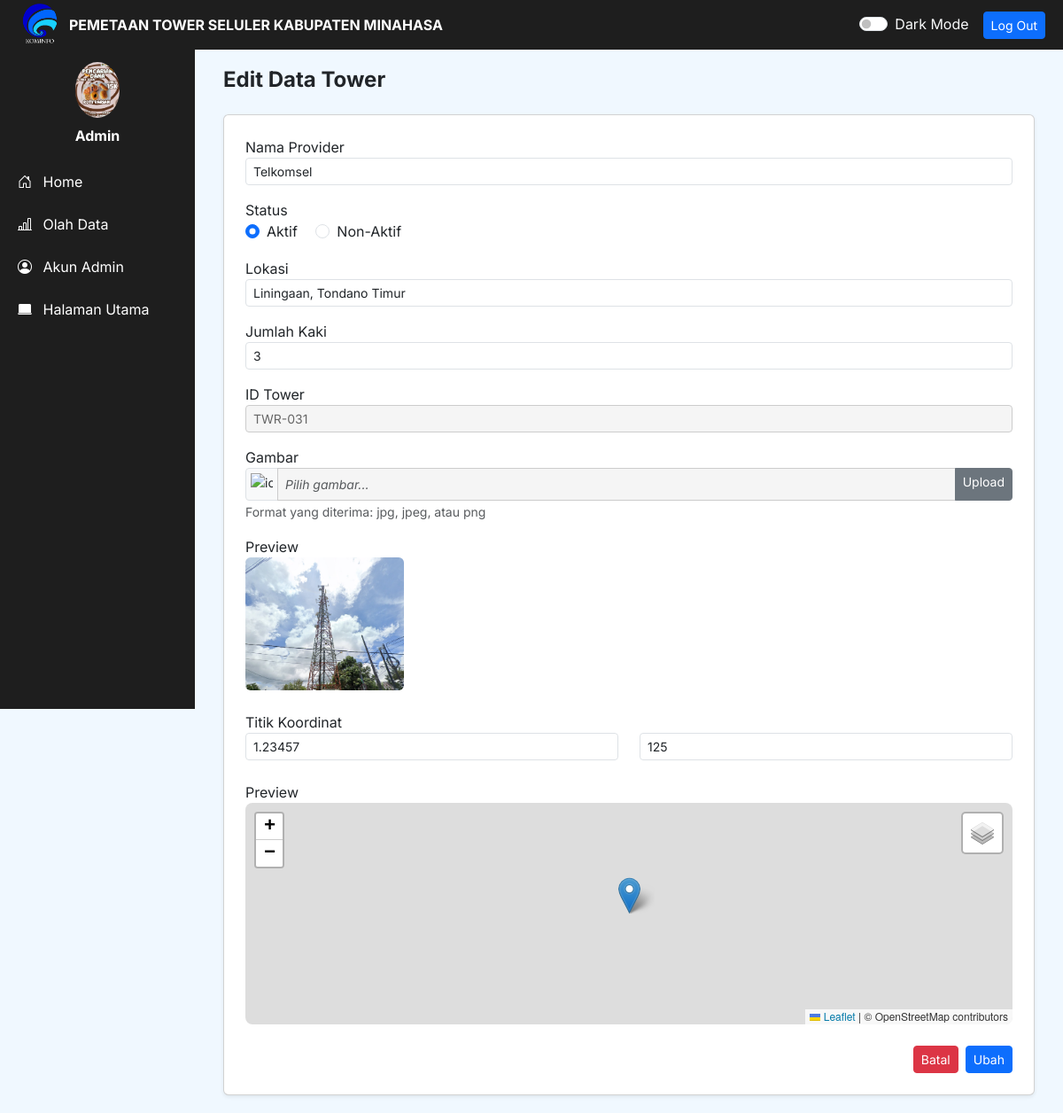
Screenshot of /admin/dashboard_admin.php?page=edit_tower&kode=31 (signed in) with the database file from the repository.
### tables this page shows
CREATE TABLE `akun` (
  `id` int(11) NOT NULL,
  `username` varchar(20) NOT NULL,
  `password` varchar(255) NOT NULL,
  `role` varchar(50) DEFAULT 'admin',
  `profile_image` varchar(255) DEFAULT NULL
);

CREATE TABLE `tower` (
  `id_tower` int(11) NOT NULL,
  `gambar` varchar(255) NOT NULL,
  `status` varchar(20) NOT NULL,
  `provider` varchar(50) NOT NULL,
  `lokasi` varchar(150) NOT NULL,
  `jml_kaki` int(1) NOT NULL,
  `lintang` float NOT NULL,
  `bujur` float(20,0) NOT NULL
);

### admin/pages/edit_tower.php (the view, shortened to what this page needs)
<?php
include "../koneksi.php";
    if(isset($_GET['kode'])){
        $sql_cek = "SELECT * FROM tower WHERE id_tower ='".$_GET['kode']."'";
        $query_cek = mysqli_query($conn, $sql_cek);
        $data_cek = mysqli_fetch_array($query_cek,MYSQLI_BOTH);
    }
?>
<main>
    <div class="container-fluid">
    <h4 class="mb-4 font-weight-bold">Edit Data Tower</h4>
        <div class="card p-4 shadow-sm">
            <form action="" method="post" enctype="multipart/form-data">
                <div class="mb-3">
                    <label>Nama Provider</label>
                    <input type="text" class="form-control form-control-sm" name="provider" value="<?php echo $data_cek['provider']; ?>">
                </div>
                <div class="mb-3">
                    <label>Status</label><br>
                    <div class="form-check form-check-inline">
                        <input class="form-check-input" type="radio" name="status" value="Aktif" <?php if ($data_cek['status'] == 'Aktif') echo 'checked'; ?>>
                        <label class="form-check-label">Aktif</label>
                    </div>
                    <div class="form-check form-check-inline">
                        <input class="form-check-input" type="radio" name="status" value="Non-Aktif" <?php if ($data_cek['status'] == 'Non-Aktif') echo 'checked'; ?>>
                        <label class="form-check-label">Non-Aktif</label>
                    </div>
                </div>
                <div class="mb-3">
                    <label>Lokasi</label>
                    <input type="text" class="form-control form-control-sm" name="lokasi" value="<?php echo $data_cek['lokasi']; ?>">
                </div>
                <div class="mb-3">
                    <label>Jumlah Kaki</label>
                    <select class="form-control form-control-sm" name="jml_kaki">
                        <option value="3" <?php if ($data_cek['jml_kaki'] === '3') echo 'selected'; ?>>3</option>
                    </select>
                </div>
                <div class="mb-3">
                    <label>ID Tower</label>
                    <input type="text" class="form-control form-control-sm" name="id_tower" value="<?php echo "TWR-0" . $data_cek['id_tower']; ?>" readonly>
                </div>
				<div class="mb-3">
        <label for="file">Gambar</label>
        <div class="input-group input-group-sm">
            <span class="input-group-text p-0">
                <img src="https://img.icons8.com/ios-filled/50/image.png" alt="icon" width="35" height="35" style="padding: 5px;">
            </span>
            <input type="text" class="form-control" id="filename" placeholder="Pilih gambar..." readonly>
            <label class="btn btn-secondary input-group-text mb-0">
                Upload
            </label>
        </div>
        <small class="text-muted">Format yang diterima: jpg, jpeg, atau png</small>
    </div>
		<div class="mt-3">
			<label for="preview-image">Preview</label>
			<div style="width: 200px; height: auto;">
            <img id="preview-image" src="<?php echo !empty($data_cek['gambar']) ? '../uploads/' . $data_cek['gambar'] : '#'; ?>" alt="Preview" class="img-fluid rounded" style="<?php echo !empty($data_cek['gambar']) ? '' : 'display:none;'; ?> max-height: 150px;">
			</div>
		</div>
		<div class="mt-4">
			<label>Titik Koordinat</label>
			<div class="row">
				<div class="col-md-6 mb-2">
					<input type="text" class="form-control form-control-sm" id="lintang" placeholder="Lintang" name="lintang" value="<?php echo htmlspecialchars($data_cek['lintang']); ?>">
				</div>
				<div class="col-md-6 mb-2">
					<input type="text" class="form-control form-control-sm" id="bujur" placeholder="Bujur" name="bujur" value="<?php echo htmlspecialchars($data_cek['bujur']); ?>">
				</div>
			</div>
		</div>
		<div class="mt-3">
			<label for="map">Preview</label>
			<div id="map" style="height: 250px; border-radius: 8px;"></div>
		</div>
        <br>
                <div class="d-flex gap-2 flex-row-reverse">
                    <input type="submit" name="Ubah" value="Ubah" class="btn btn-primary btn-sm">
                    <a href="?page=olahdata" class="btn btn-danger btn-sm">Batal</a>
                </div>
            </form>
        </div>
    </div>
</main>
<link rel="stylesheet" href="https://unpkg.com/leaflet/dist/leaflet.css" />
<link rel="stylesheet" href="https://unpkg.com/leaflet/dist/leaflet.css" />

### admin/dashboard_admin.php (shortened to what this page needs)
<?php
$page = $_GET['page'] ?? 'home';
?>
<!DOCTYPE html>
<html lang="en">
<head>
  <link href="https://cdn.jsdelivr.net/npm/bootstrap@5.3.3/dist/css/bootstrap.min.css" rel="stylesheet">
  <link href="https://cdn.jsdelivr.net/npm/bootstrap-icons@1.11.3/font/bootstrap-icons.css" rel="stylesheet">
  <link rel="stylesheet" href="admin-dark-mode.css" />
  <link rel="stylesheet" href="dashboard_admin.css" />
</head>
<body>
  <div class="topbar">
    <div class="d-flex align-items-center gap-2">
      <img src="../kominfo.png" alt="Logo" width="50">
      <span><strong>PEMETAAN TOWER SELULER KABUPATEN MINAHASA</strong></span>
    </div>
    <form action="logout.php" method="POST" class="topbar-logout-form d-flex align-items-center gap-2">
      <div class="form-check form-switch d-none d-md-inline-block me-2">
        <input class="form-check-input" type="checkbox" id="darkModeToggle" />
        <label class="form-check-label text-light" for="darkModeToggle">Dark Mode</label>
      </div>
      <button class="btn btn-primary btn-sm d-none d-md-inline-block" id="tombolLogOut">Log Out</button>
    </form>
  </div>
<div class="sidebar-desktop d-none d-md-block">
  <?php
    $username = $_SESSION['username'] ?? '';
    $profile_image = '../profile.png';
    if ($username) {
        require_once '../koneksi.php';
        $stmt = $conn->prepare("SELECT profile_image FROM akun WHERE username = ?");
        $stmt->bind_param("s", $username);
        $stmt->execute();
        $stmt->bind_result($db_profile_image);
        if ($stmt->fetch() && $db_profile_image) {
            $profile_image = '../uploads/profile_images/' . htmlspecialchars($db_profile_image);
        }
    }
  ?>
  <div class="text-center mb-3">
    <img src="<?= $profile_image ?>" width="50" class="rounded-circle mb-2 preview-image" alt="Profile" data-username="<?= htmlspecialchars($_SESSION['username'] ?? '') ?>">
    <div><strong><?= htmlspecialchars(ucfirst($_SESSION['role'] ?? 'User')) ?></strong></div>
  </div>
  <a href="?page=home"><i class="bi bi-house-door me-2"></i> Home</a>
  <a href="?page=olahdata"><i class="bi bi-bar-chart-line me-2"></i> Olah Data</a>
  <?php if (($_SESSION['role'] ?? '') === 'superadmin'): ?>
    <a href="?page=manage_admins"><i class="bi bi-people me-2"></i> Kelola Akun Admin</a>
  <?php else: ?>
    <a href="?page=akun"><i class="bi bi-person-circle me-2"></i> Akun Admin</a>
  <?php endif; ?>
  <a href="../utamas.php"><i class="bi bi-laptop-fill me-2"></i> Halaman Utama</a>
</div>
<div class="content">
  <?php
    $pagePath = "pages/$page.php";
    if (file_exists($pagePath)) {
      include $pagePath;
    } else {
      echo "<h4 class='text-danger'>Halaman tidak ditemukan.</h4>";
    }
  ?>
</div>
</body>
</html>

### admin/dashboard_admin.css (style rules this page uses)
body { margin: 0; padding: 0; font-family: 'Inter', sans-serif; background-color: #f0f8ff; }
#tombolLogOut { transition: transform 0.3s ease, box-shadow 0.3s ease, background-color 0.3s ease; cursor: pointer; }
.topbar { background-color: #1e1e1e; color: white; height: 56px; display: flex; flex-wrap: wrap; align-items: center; justify-content: space-between; padding: 0 20px; position: fixed; top: 0; left: 0; right: 0; z-index: 1040; }
.sidebar-desktop { background-color: #1e1e1e; color: white; width: 220px; height: 100vh; padding-top: 70px; position: fixed; top: 0; left: 0; }
.sidebar-desktop a { display: block; color: white; text-decoration: none; padding: 12px 20px; }
.content { margin-top: 56px; padding: 20px; }
input[readonly] { background-color: #f5f5f5; color: #666; border-color: #ccc; }
input::placeholder { color: gray; transition: color 0.3s ease; font-style: italic; }
h2, h4 { font-weight: bold !important; }
@media (min-width: 768px) { .content { margin-left: 220px; } }

### rows the page displays
akun: profile_image (picture)
tower: provider "Telkomsel", status "☑", lokasi "Liningaan, Tondano Timur", jml_kaki "3", id_tower "TWR-031", gambar (picture), lintang "1.23457", bujur "125"

### other values shown
$_SESSION['role'] "Admin"
